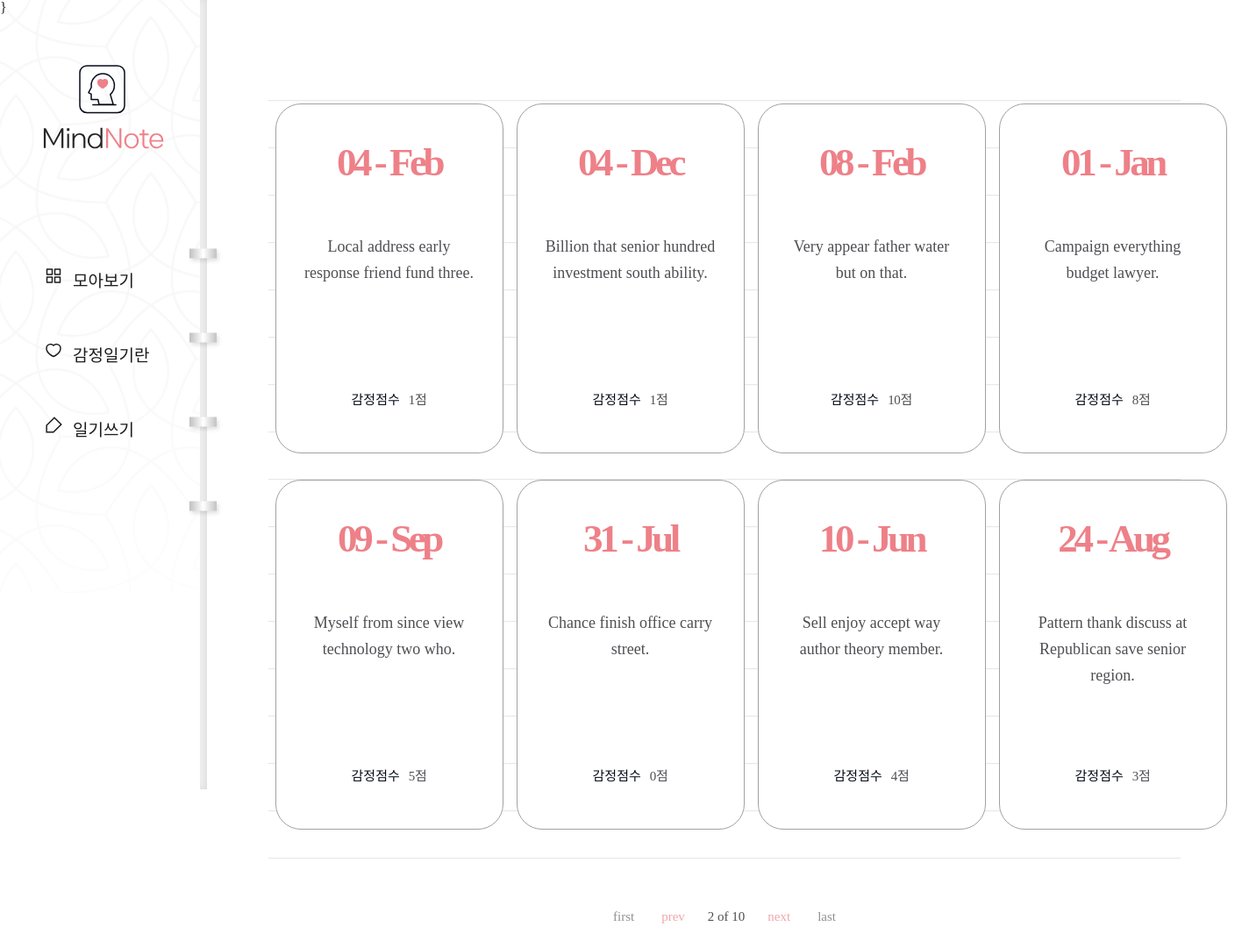
The app's page /diary/?page=2 with its own data.
### diary/models.py (models this page shows, shortened)
class Page(models.Model):
    title = models.CharField(max_length=100, validators=[validate_no_hash])
    content = models.TextField(validators=[validate_no_hash])
    feeling = models.CharField(max_length=80, validators=[validate_no_hash, validate_no_numbers])
    score = models.IntegerField(validators = [validate_score])
    dt_created = models.DateTimeField(auto_now_add=True)

### diary/views.py (the view)
# urls.py: path('diary/',views.PageListView.as_view(), name = 'page-list'),
class PageListView(ListView):
    model = Page
    template_name = 'diary/page_list.html'
    conetext_object_name = 'obj'
    ordering = ['-dt_created']
    paginate_by = 8
    page_kwarg = 'page'

### diary/templates/diary/page_list.html (shortened to what this page needs)
{% extends './base.html' %}
{% block content %}}
    <div class="wrap-note">
        <div class="note">
            <div class="note-list">
                {% if page_obj.object_list %}
                    <ul>
                        {% for obj in page_obj.object_list %}
                        <li>
                            <a href="{% url 'page-detail' obj.id %}">
                            <div class="date">
                                <span>{{obj.dt_created|date:"d - M"}}</span>
                            </div>
                            <h2>{{obj.title}}</h2>
                            <div class="score">
                                <p>감정점수</p>
                                <span>{{obj.score}}점</span>
                            </div></a>
                        </li>
                        {% endfor %}
                    </ul>
                {% endif %}
            </div>
            <div class="paging">
                {% if page_obj.has_previous %}
                    <a href="?page=1" class="first">first</a>
                    <a href="?page={{page.previous_page_number}}" class = "prev">prev</a>
                {% endif %}
                <span>
                    <p>{{page_obj.number}} of {{page_obj.paginator.num_pages}}</p>
                </span>
                {% if page_obj.has_next %}
                    <a href="?page={{page_obj.next_page_number}}" class = "next">next</a>
                    <a href="?page={{page_obj.paginator.num_pages}}" class="last">last</a>
                {% endif %}
            </div>
        </div>
    </div>
{% endblock content %}

### diary/static/diary/css/styles.css (style rules this page uses)
h1,h2,h3,p,a,ul,li { margin: 0; padding: 0; font-family: 'NanumSquare'; list-style: none; text-decoration: none; outline: none; }
html { position: relative; min-height: 100%; margin: 0; }
body { margin: 0; padding: 0; -webkit-font-smoothing: antialiased; -moz-osx-font-smoothing: auto; }
.wrap-note .note { padding-left: 236px; padding-top: 50px; padding-bottom: 200px; }
.note-list { margin: 0 70px; padding-top: 50px; background: url(../image/note-bg.svg) repeat-x center/1535px 974px; }
.note-list ul { overflow: hidden; width: 1100px; margin: 0 auto; padding-bottom: 50px; }
.note-list ul li { float: left; width: 25%; padding-bottom: 30px; }
.note-list ul li a { display: block; width: 258px; height: 397px; margin: 0 auto; background: #fff; border: solid 1px #a3a0a0; border-radius: 29px; }
.note-list ul li a .date { margin-top: 40px; margin-bottom: 55px; text-align: center; }
.note-list ul li a .date span { display: block; font-family: 'NanumSquare'; color: #ee8088; font-weight: 700; font-size: 45px; letter-spacing: -4.47px; }
.note-list ul li a h2 { width: 196px; height: 150px; margin: 0 auto; font-family: 'NanumBarunpen'; color: #4e4f53; font-weight: normal; font-size: 18px; line-height: 1.67; text-align: center; }
.note-list ul li a .score { margin-top: 28px; text-align: center; }
.note-list ul li a .score p { display: inline-block; font-family: 'NanumSquare'; color: #060b18; font-size: 15px; }
.note-list ul li a .score span { padding-left: 6px; font-family: 'NanumBarunpen'; color: #4e4f53; font-size: 15px; letter-spacing: -0.29px; }
.paging { margin-top: 10px; text-align: center; }
.paging a { display: inline-block; font-family: 'NanumSquare'; font-size: 15px; }
.paging .first,.paging .last { color: #929191; }
.paging .first { margin-right: 27px; }
.paging .last { margin-left: 27px; }
.paging .prev,.paging .next { color: #f2a6ac; }
.paging span { display: inline-block; }
.paging span p { margin: 0 22px; font-family: 'NanumSquare'; color: #4e4f53; font-size: 15px; }

### records on screen
Page: dt_created "04 - Feb", title "Local address early response friend fund three.", score "1"
Page: dt_created "04 - Dec", title "Billion that senior hundred investment south ability.", score "1"
Page: dt_created "08 - Feb", title "Very appear father water but on that.", score "10"
Page: dt_created "01 - Jan", title "Campaign everything budget lawyer.", score "8"
Page: dt_created "09 - Sep", title "Myself from since view technology two who.", score "5"
Page: dt_created "31 - Jul", title "Chance finish office carry street.", score "0"
Page: dt_created "10 - Jun", title "Sell enjoy accept way author theory member.", score "4"
Page: dt_created "24 - Aug", title "Pattern thank discuss at Republican save senior region.", score "3"

### other values on screen
{{ page_obj.number }} "2"
{{ page_obj.paginator.num_pages }} "10"
